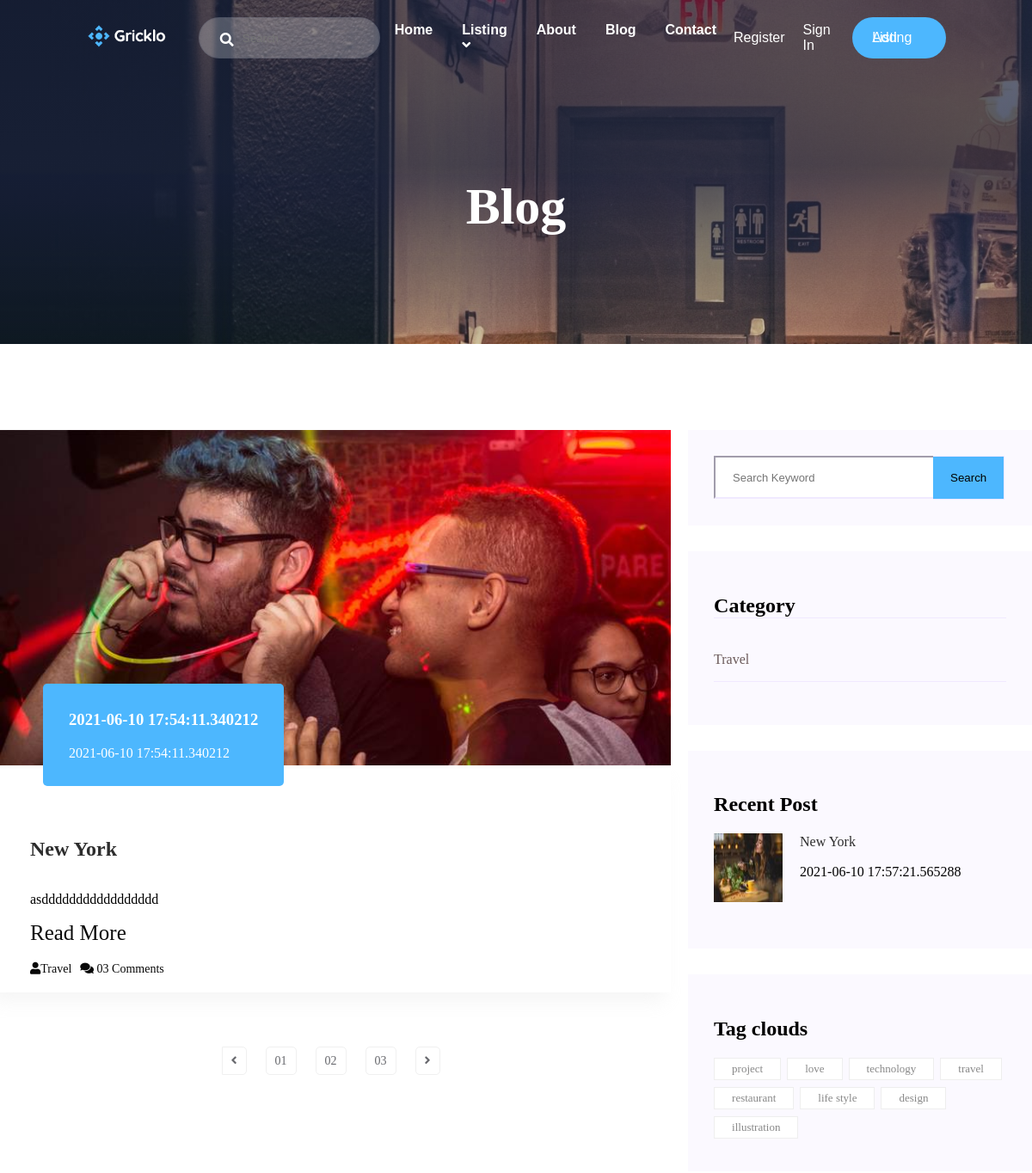
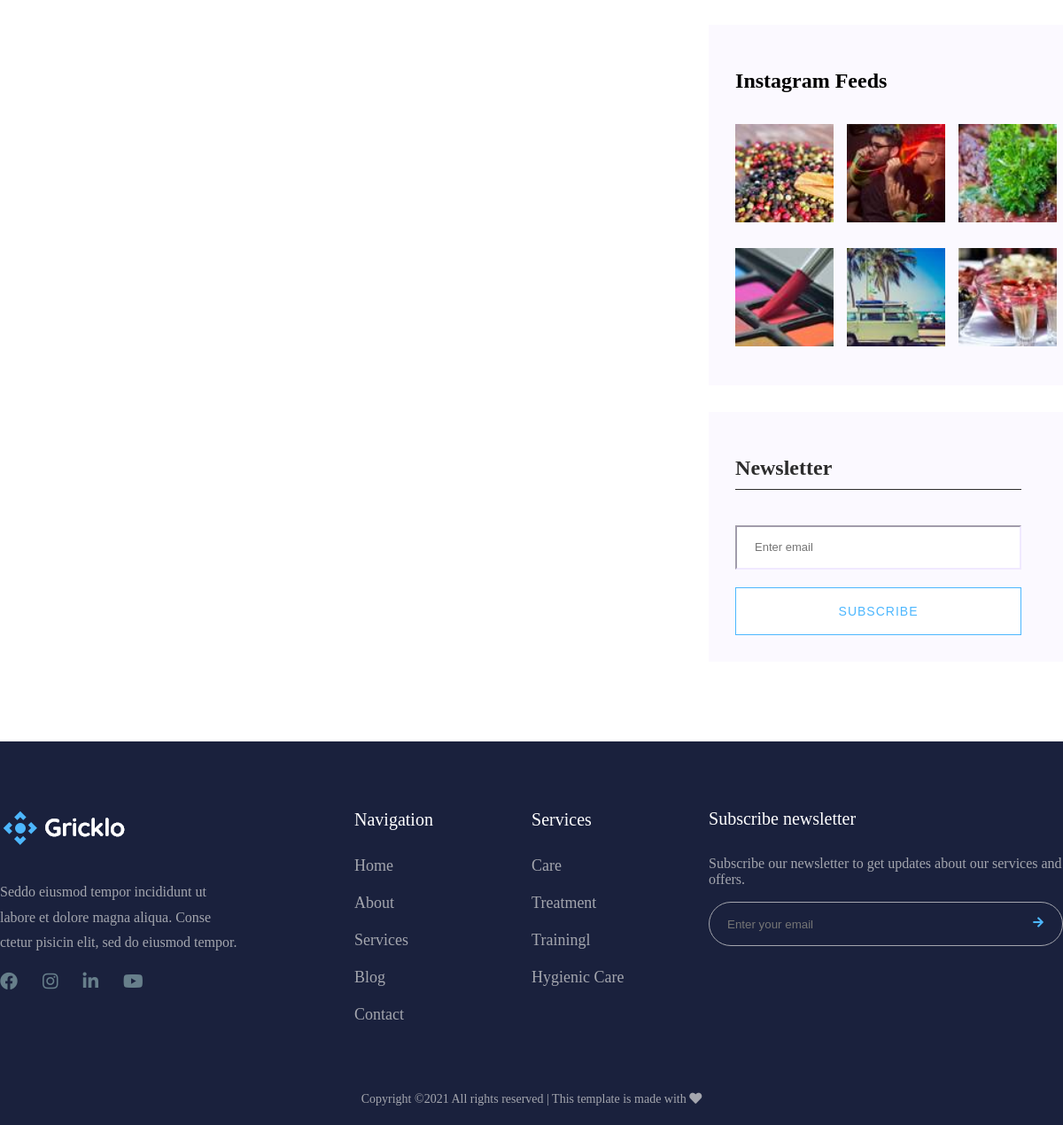
Page /blog on the committed database (2 pictures, top to bottom).
### gricklo/models.py (models this page shows, shortened)
class Blog(db.Model):
    __tablename__ = "blog"
    id = db.Column(db.Integer, primary_key=True)
    title = db.Column(db.String(50),nullable=False)
    short_description = db.Column(db.String(50),nullable=False)
    description = db.Column(db.Text, nullable=False)
    blog_posted = db.Column(db.DateTime, default=datetime.utcnow)
    image = db.Column(db.String(20), default = "default.png")
    category = db.Column(db.Integer, db.ForeignKey('blogcategory.id'), nullable=False)
    customer =db.Column(db.Integer, db.ForeignKey('user.id'), nullable=False)

class BlogCategory(db.Model):
    __tablename__ = "blogcategory"
    id = db.Column(db.Integer, primary_key = True)
    title = db.Column(db.String(50),nullable = False)
    blog =db.relationship('Blog', backref='categories',lazy=True)

class UserPost(db.Model, UserMixin):
    __tablename__ = "userpost"
    id = db.Column(db.Integer, primary_key=True)
    title = db.Column(db.String(50),nullable=False)
    short_description = db.Column(db.String(50),nullable=False)
    blog_posted = db.Column(db.DateTime, default=datetime.utcnow)
    content = db.Column(db.String(50),nullable=False)
    image = db.Column(db.String(20), default = "default.png")
    customer =db.Column(db.Integer, db.ForeignKey("user.id"),nullable=False)

### gricklo/controlers.py (the view)
@app.route("/blog")
def blog():
    categories=BlogCategory.query.all()
    posts = UserPost.query.all()
    blogs=Blog.query.all()
    return render_template("blog.html" , blogs=blogs , categories=categories, posts= posts)

### gricklo/templates/blog.html (shortened to what this page needs)
<!DOCTYPE html>
<html lang="en">
<head>
    <link rel="stylesheet" href="{{url_for('static',filename='css/blog.css')}}">
</head>
<body>
    {% extends "layout.html"%}
    {% block content %}
    <main>
        <div class="bg-blog d-flex align-items-center justify-content hero-overly">
            <div class="blog-text ">
                <h2>Blog</h2>
            </div>
        </div>
        <section class="blog-area section-padding">
            <div class="container">
                <div class="row">
                    <div class="col-8">
                        <div class="blog-left-sidebar">
                            {% for blog in blogs%}
                            <div class="blog-item">
                                <div class="blog-item-img ">
                                    <img src="/static/uploads/{{blog.image}}" alt="">
                                    <a href="" class="blog-item-date">
                                        <h3>{{blog.blog_posted}}</h3>
                                        <p>{{blog.blog_posted}}</p>
                                    </a>
                                </div>
                                <div class="blog-details">
                                    <a href="">
                                        <h2 class="blog-head" style="color: #2d2d2d;">{{blog.title}}</h2>
                                    </a>
                                    <p>{{blog.short_description}}</p>
                                    <a href="{{url_for('blogdetails', id=blog.id)}}" style="margin-bottom: 20px;font-size: 25px;">Read More</a>
                                    <ul class="blog-info-link">
                                        <li><a href="#"><i class="fa fa-user"></i>{{blog.categories.title}}</a></li>
                                        <li><a href="#"><i class="fa fa-comments"></i> 03 Comments</a></li>
                                    </ul>
                                </div>
                            </div>
                            {% endfor%}
                            <div class="pagination-area pt-10">
                                <div class="row">
                                    <div class="col-12">
                                        <div class="single-wrap d-flex justify-content pt-10">
                                            <nav aria-label="Page navigation example">
                                                <ul class="pagination d-flex">
                                                    <li class="page-item">
                                                        <a href="" class="page-link">
                                                            <i class="fas fa-angle-left"></i>
                                                        </a>
                                                    </li>
                                                    <li><a href="" class="page-link">01</a></li>
                                                    <li><a href="" class="page-link">02</a></li>
                                                    <li><a href="" class="page-link">03</a></li>
                                                    <li>
                                                        <a href="" class="page-link">
                                                            <i class="fas fa-angle-right"></i>
                                                        </a>
                                                    </li>
                                                </ul>
                                            </nav>
                                        </div>
                                    </div>
                                </div>
                            </div>
                        </div>
                    </div>
                    <div class="col-4 ml-20">
                        <div class="blog-right-sidebar">
                            <div class="search-widget">
                                <form action="#">
                                    <div class="input-group d-flex">
                                        <input type="text" class="form-control" placeholder="Search Keyword">
                                        <div class="input-btn">
                                            <button class="boxed-btn2 d-flex" type="button">Search</button>
                                        </div>
                                    </div>
                                </form>
                            </div>
                            <div class="side-category">
                                <h2 class="mb-35">Category</h2>
                                <ul>
                                    {% for category in categories %}
                                    <li><a href="">{{category.title}}</a></li>
                                    {% endfor %}
                                </ul>
                            </div>
                            <div class="side-post">
                                <h2>Recent Post</h2>
                                {%for post in posts%}
                                <div class="side-post-body">
                                    <div class="side-post-img">
                                        <img src="/static/uploads/{{post.image}}" alt="post_1">
                                    </div>
                                    <div class="side-post-text">
                                        <a href="">{{post.title}}</a>
                                        <p>{{post.blog_posted}}</p>
                                    </div>
                                </div>
                                {% endfor %}
                            </div>
                            <div class="tag-clouds">
                                <h2>Tag clouds</h2>
                                <div class="tag-clouds-body">
                                    <ul>
                                        <li><a href="" class="tag-clouds-link ">project</a> </li>
                                        <li><a href="" class="tag-clouds-link ">love</a> </li>
                                        <li><a href="" class="tag-clouds-link ">technology</a> </li>
                                        <li><a href="" class="tag-clouds-link ">travel</a> </li>
                                        <li><a href="" class="tag-clouds-link ">restaurant</a> </li>
                                        <li><a href="" class="tag-clouds-link ">life style</a> </li>
                                        <li><a href="" class="tag-clouds-link ">design</a> </li>
                                        <li><a href="" class="tag-clouds-link ">illustration</a></li>
                                    </ul>
                                </div>
                            </div>
                            <div class="instagram-feeds ">
                                <h2>Instagram Feeds</h2>
                                <div class="instagram-feeds-img d-flex">
                                    <div class="instagram-img">
                                        <img src="img/post_5.jpg" alt="">
                                    </div>
                                    <div class="instagram-img">
                                        <img src="img/post_6.jpg" alt="">
                                    </div>
                                    <div class="instagram-img">
                                        <img src="img/post_7.jpg" alt="">
                                    </div>
                                </div>
                                <div class="instagram-feeds-img d-flex">
                                    <div class="instagram-img">
                                        <img src="img/post_8.jpg" alt="">
                                    </div>
                                    <div class="instagram-img">
                                        <img src="img/post_9.jpg" alt="">
                                    </div>
                                    <div class="instagram-img">
                                        <img src="img/post_10.jpg" alt="">
                                    </div>
                                </div>
                            </div>
                            <div class="News-subscribe">
                                <h2>Newsletter</h2>
                                <div class="News-subscribe-input">
                                    <form action="">
                                        <input type="email" placeholder="Enter email">
                                        <button type="submit">Subscribe</button>
                                    </form>
                                </div>
                            </div>
                        </div>
                    </div>
                </div>
            </div>
            </div>
    {% endblock %}

### gricklo/static/css/blog.css (style rules this page uses)
.bg-blog { background-image: url(../img/h2_hero1.jpg); background-size: cover; background-repeat: no-repeat; height: 400px; z-index: 0; }
.blog-text { padding-top: 80px; }
.blog-text h2 { color: #fff; font-size: 60px; font-weight: 600; }
.section-padding { padding-top: 100px; padding-bottom: 90px; }
.blog-item { margin-bottom: 50px; }
.blog-item-img { position: relative; }
.blog-item-date { position: absolute; display: block; color: #fff; background-color: #4DB7FE; padding: 8px 15px; border-radius: 5px; bottom: -20px; left: 50px; padding: 13px 30px; }
.blog-details { padding: 60px 30px 35px 35px; box-shadow: -8px 10px 20px 0px rgb(221 221 221 / 30%); }
.blog-details a { display: inline-block; color: #080808; transition: all 0.4; }
.blog-info-link li { float: left; font-size: 14px; margin-right: 10px; }
.search-widget { background: #fbf9ff; padding: 30px; margin-bottom: 30px; }
.search-widget .form-control { height: 50px; border-color: #f0e9ff; font-size: 13px; color: #999999; padding-left: 20px; border-radius: 0; border-right: 0; width: 75%; }
.boxed-btn2 { background: #4DB7FE; border-left: 0; border: 1px solid #f0e9ff; padding: 17px 20px; border-left: 0; cursor: pointer; }
.side-category { background: #fbf9ff; padding: 30px; margin-bottom: 30px; }
.side-category h2 { border-bottom: 1px solid #f0e9ff; }
.side-category ul li { border-bottom: 1px solid #f0e9ff; transition: all 0.3s ease 0s; padding-bottom: 12px; margin-bottom: 20px; }
.side-category ul li a { font: Mulish, sans-serif; Font-size: 16px; Font-weight: 300; line-height: 25.6px; color: rgb(107, 90, 90); }
.side-post { background: #fbf9ff; padding: 30px; margin-bottom: 30px; }
.side-post-body { display: flex; margin-bottom: 20px; }
.side-post-img img { width: 80px; height: 80px; margin-right: 20px; }
.side-post-text a { color: #2d2d2d; font-size: 16px; line-height: 20px; margin-bottom: 6px; transition: all 0.3s linear; }
.tag-clouds { background: #fbf9ff; padding: 30px; margin-bottom: 30px; }
.tag-clouds-body ul li { display: inline-block; }
.tag-clouds-body ul li a { display: inline-block; border: 1px solid #eeeeee; background: #fff; padding: 4px 20px; margin-bottom: 8px; margin-right: 3px; transition: all 0.3s ease 0s; color: #888888; font-size: 13px; }
.tag-clouds-link { border: 1px solid white; }
.News-subscribe { background: #fbf9ff; padding: 30px; }
.News-subscribe h2 { border-bottom: 1px solid #2d2d2d; margin-bottom: 40px; padding-bottom: 10px; width: 95%; color: #2d2d2d; }
.News-subscribe-input input { width: 95%; height: 50px; border-color: #f0e9ff; font-size: 13px; color: #999999; padding-left: 20px; border-radius: 0; outline: none; }
.News-subscribe-input button { width: 95%; background: #fff; padding: 18px 44px; font-family: "Work Sans", sans-serif; font-size: 14px; font-weight: 400; border: 1px solid #4DB7FE; letter-spacing: 1px; text-align: center; color: #4DB7FE; text-transform: uppercase; cursor: pointer; margin-top: 20px; }
.instagram-feeds { background: #fbf9ff; padding: 30px; margin-bottom: 30px; }
.instagram-img img { width: 111px; height: 111px; margin-top: 15px; margin-right: 15px; margin-bottom: 10px; }
.pagination-area .page-link { font-size: 14px; text-align: center; box-shadow: none; outline: 0; color: #68696E; padding: 8px 10px; background: #fff; margin: 0 11px; border-radius: 5px; border: 1px solid #f0f0f0; }
.page-item:first-child .page-link { margin-left: 0; border-top-left-radius: 0%; border-bottom-left-radius: 0%; }

### gricklo/static/css/grid.css (style rules this page uses)
.container { max-width: 1320px; width: 100%; margin: 0 auto; }
.row { display: flex; }
.col-4 { width: 33.33%; }
.col-8 { width: 66.66%; }
.col-12 { width: 100%; }

### rows in the picture
Blog: image (picture), blog_posted "2021-06-10 17:54:11.340212", title "New York", short_description "asddddddddddddddddd", categories "Travel"
BlogCategory: title "Travel"
UserPost: image (picture), title "New York", blog_posted "2021-06-10 17:57:21.565288"
